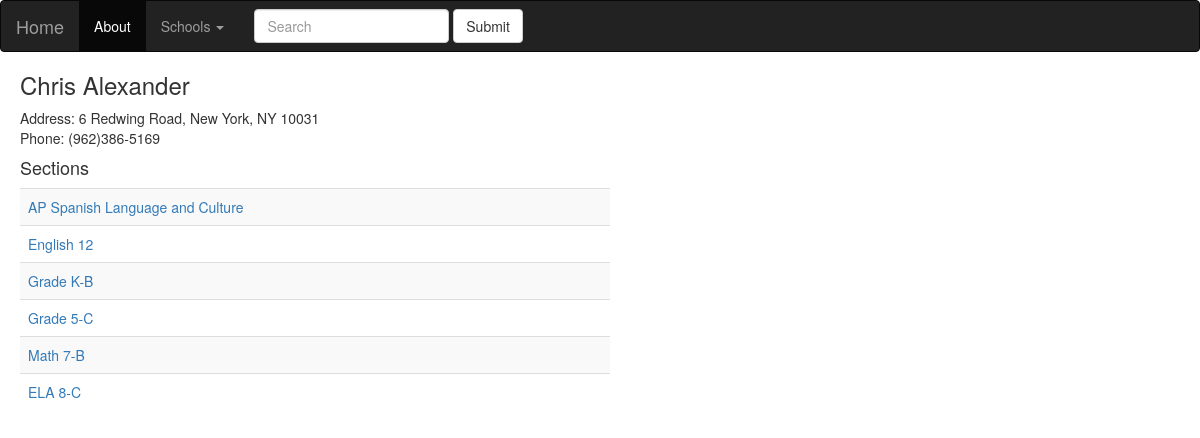
The page /districts/1/schools/2/students/6/ on the database as committed earlier.
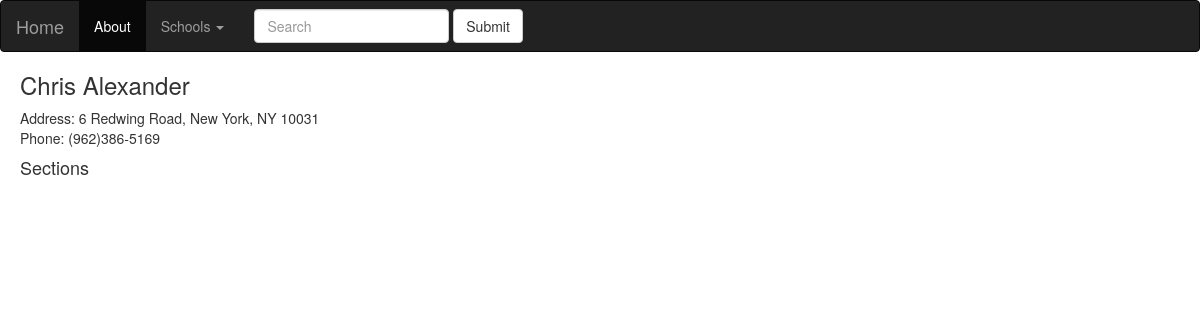
The same page on the database as committed later.
### database_setup.py (models this page shows, shortened)
class Student(Base):
    __tablename__ = 'student'
    id = Column(Integer, primary_key=True)
    first_name = Column(String(40), nullable=False)
    last_name = Column(String(40), nullable=False)
    grade = Column(String(50))
    address = Column(String(50))
    city = Column(String(50))
    state = Column(String(50))
    zip = Column(String(50))
    phone = Column(String(50))
    email = Column(String(50))
    school_id = Column(Integer, ForeignKey('school.id'))
    school = relationship(School)
    sections = relationship('Section', secondary='enrollment')

class Section(Base):
    __tablename__ = 'section'
    id = Column(Integer, primary_key=True)
    name = Column(String(40), nullable=False)
    school_id = Column(Integer, ForeignKey('school.id'))
    school = relationship(School)
    teacher_id = Column(Integer, ForeignKey('teacher.id'))
    teacher = relationship(Teacher)
    students = relationship('Student', secondary='enrollment')

### schools.py (the view)
@app.route('/districts/<int:district_id>/schools/<int:school_id>/students/<int:student_id>/')
def showStudent(district_id, school_id, student_id):
    student = session.query(Student).filter_by(id=student_id).one()
    sections = student.sections
    return render_template('student.html',
                           district_id=district_id,
                           school_id=school_id,
                           student=student,
                           sections=sections)

### templates/student.html (shortened to what this page needs)
{% extends "base.html" %}
{% block content %}
<h3>{{student.first_name}} {{student.last_name}}</h3>
<p>Address: {{student.address}}, {{student.city}}, {{student.state}} {{student.zip}}<br>
Phone: {{student.phone}}</p>
<h4>Sections</h4>
<table class="table table-striped" style="width:50%">
{% for section in sections %}
<tr>
	<td><a href='{{url_for('showSection', district_id=district_id, school_id=school_id, section_id=section.id)}}'>{{section.name}}</a></td>
</tr>
{% endfor %}
</table>
{% endblock %}

### templates/base.html (shortened to what this page needs)
{% extends "bootstrap/base.html" %}
{% block styles %}
{{super()}}
<link rel="stylesheet" href="{{url_for('.static', filename='styles.css')}}">
{% endblock %}
{% block navbar %}
<nav class="navbar navbar-default navbar-inverse">
  <div class="container-fluid">
    <div class="navbar-header">
      <a class="navbar-brand" href="{{ url_for('showDistricts') }}">Home</a>
    </div>
    <div class="collapse navbar-collapse" id="bs-example-navbar-collapse-1">
      <ul class="nav navbar-nav">
        <li class="active"><a href="{{ url_for('showDistricts') }}">About<span class="sr-only">(current)</span></a></li>
        <li class="dropdown">
          <a href="#" class="dropdown-toggle" data-toggle="dropdown" role="button" aria-haspopup="true" aria-expanded="false">Schools <span class="caret"></span></a>
        </li>
      </ul>
      <form class="navbar-form navbar-left" role="search">
        <div class="form-group">
          <input type="text" class="form-control" placeholder="Search">
        </div>
        <button type="submit" class="btn btn-default">Submit</button>
      </form>
    </div>
  </div>
</nav>
<div style="padding-left: 20px">
{% endblock %}

Rows that differ between the two databases and show on the page:
no longer on this page (row unchanged): Section: name "AP Spanish Language and Culture"
no longer on this page (row edited): Section: name "English 12"
no longer on this page (row edited): Section: name "Grade K-B"
no longer on this page (row unchanged): Section: name "Grade 5-C"
no longer on this page (row edited): Section: name "Math 7-B"
no longer on this page (row edited): Section: name "ELA 8-C"
